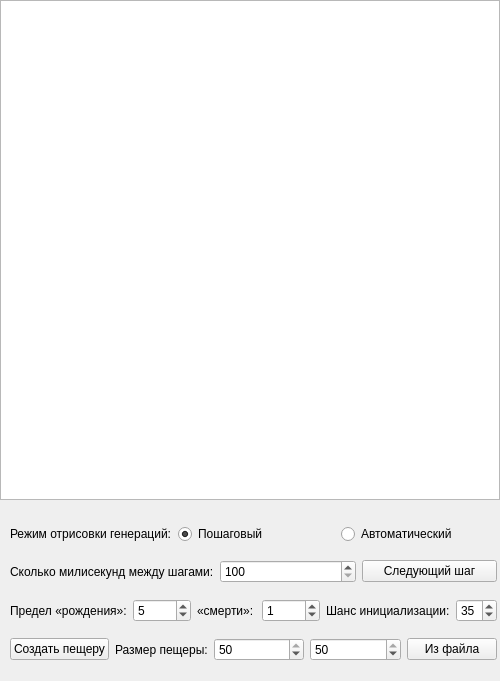
<?xml version="1.0" encoding="UTF-8"?>
<ui version="4.0">
 <class>Cave</class>
 <widget class="QWidget" name="Cave">
  <property name="geometry">
   <rect>
    <x>0</x>
    <y>0</y>
    <width>500</width>
    <height>681</height>
   </rect>
  </property>
  <property name="windowTitle">
   <string>Cave</string>
  </property>
  <widget class="QGraphicsView" name="graphicsView">
   <property name="geometry">
    <rect>
     <x>0</x>
     <y>0</y>
     <width>500</width>
     <height>500</height>
    </rect>
   </property>
  </widget>
  <widget class="QWidget" name="layoutWidget">
   <property name="geometry">
    <rect>
     <x>10</x>
     <y>514</y>
     <width>487</width>
     <height>161</height>
    </rect>
   </property>
   <layout class="QVBoxLayout" name="verticalLayout">
    <item>
     <layout class="QHBoxLayout" name="horizontalLayout_2">
      <item>
       <widget class="QLabel" name="gen_mode_text">
        <property name="text">
         <string>Режим отрисовки генераций:</string>
        </property>
       </widget>
      </item>
      <item>
       <widget class="QRadioButton" name="gen_mode_manual">
        <property name="text">
         <string>Пошаговый</string>
        </property>
        <property name="checked">
         <bool>true</bool>
        </property>
       </widget>
      </item>
      <item>
       <widget class="QRadioButton" name="gen_mode_auto">
        <property name="text">
         <string>Автоматический</string>
        </property>
       </widget>
      </item>
     </layout>
    </item>
    <item>
     <layout class="QHBoxLayout" name="horizontalLayout_3">
      <item>
       <widget class="QLabel" name="mil_step_text">
        <property name="text">
         <string>Сколько милисекунд между шагами:</string>
        </property>
       </widget>
      </item>
      <item>
       <widget class="QSpinBox" name="mil_step">
        <property name="minimum">
         <number>100</number>
        </property>
        <property name="maximum">
         <number>10000</number>
        </property>
        <property name="singleStep">
         <number>100</number>
        </property>
       </widget>
      </item>
      <item>
       <widget class="QPushButton" name="next_step">
        <property name="text">
         <string>Следующий шаг</string>
        </property>
       </widget>
      </item>
     </layout>
    </item>
    <item>
     <layout class="QHBoxLayout" name="horizontalLayout_6">
      <item>
       <layout class="QHBoxLayout" name="horizontalLayout_5">
        <item>
         <widget class="QLabel" name="limit_text">
          <property name="text">
           <string>Предел «рождения»:</string>
          </property>
         </widget>
        </item>
       </layout>
      </item>
      <item>
       <widget class="QSpinBox" name="limit_birth">
        <property name="minimum">
         <number>0</number>
        </property>
        <property name="maximum">
         <number>7</number>
        </property>
        <property name="value">
         <number>5</number>
        </property>
       </widget>
      </item>
      <item>
       <widget class="QLabel" name="limit_death_text">
        <property name="text">
         <string>«смерти»:</string>
        </property>
       </widget>
      </item>
      <item>
       <widget class="QSpinBox" name="limit_death">
        <property name="minimum">
         <number>0</number>
        </property>
        <property name="maximum">
         <number>7</number>
        </property>
        <property name="value">
         <number>1</number>
        </property>
       </widget>
      </item>
      <item>
       <layout class="QHBoxLayout" name="horizontalLayout_4">
        <item>
         <widget class="QLabel" name="init_chance_text">
          <property name="text">
           <string>Шанс инициализации:</string>
          </property>
         </widget>
        </item>
        <item>
         <widget class="QSpinBox" name="init_chance">
          <property name="value">
           <number>35</number>
          </property>
         </widget>
        </item>
       </layout>
      </item>
     </layout>
    </item>
    <item>
     <layout class="QHBoxLayout" name="horizontalLayout">
      <item>
       <widget class="QPushButton" name="create_cave">
        <property name="text">
         <string>Создать пещеру</string>
        </property>
       </widget>
      </item>
      <item>
       <widget class="QLabel" name="size_cave_text">
        <property name="text">
         <string>Размер пещеры:</string>
        </property>
       </widget>
      </item>
      <item>
       <widget class="QSpinBox" name="size_cave_x">
        <property name="minimum">
         <number>4</number>
        </property>
        <property name="maximum">
         <number>50</number>
        </property>
        <property name="value">
         <number>50</number>
        </property>
       </widget>
      </item>
      <item>
       <widget class="QSpinBox" name="size_cave_y">
        <property name="minimum">
         <number>4</number>
        </property>
        <property name="maximum">
         <number>50</number>
        </property>
        <property name="value">
         <number>50</number>
        </property>
       </widget>
      </item>
      <item>
       <widget class="QPushButton" name="file">
        <property name="text">
         <string>Из файла</string>
        </property>
       </widget>
      </item>
     </layout>
    </item>
   </layout>
  </widget>
 </widget>
 <resources/>
 <connections/>
</ui>
